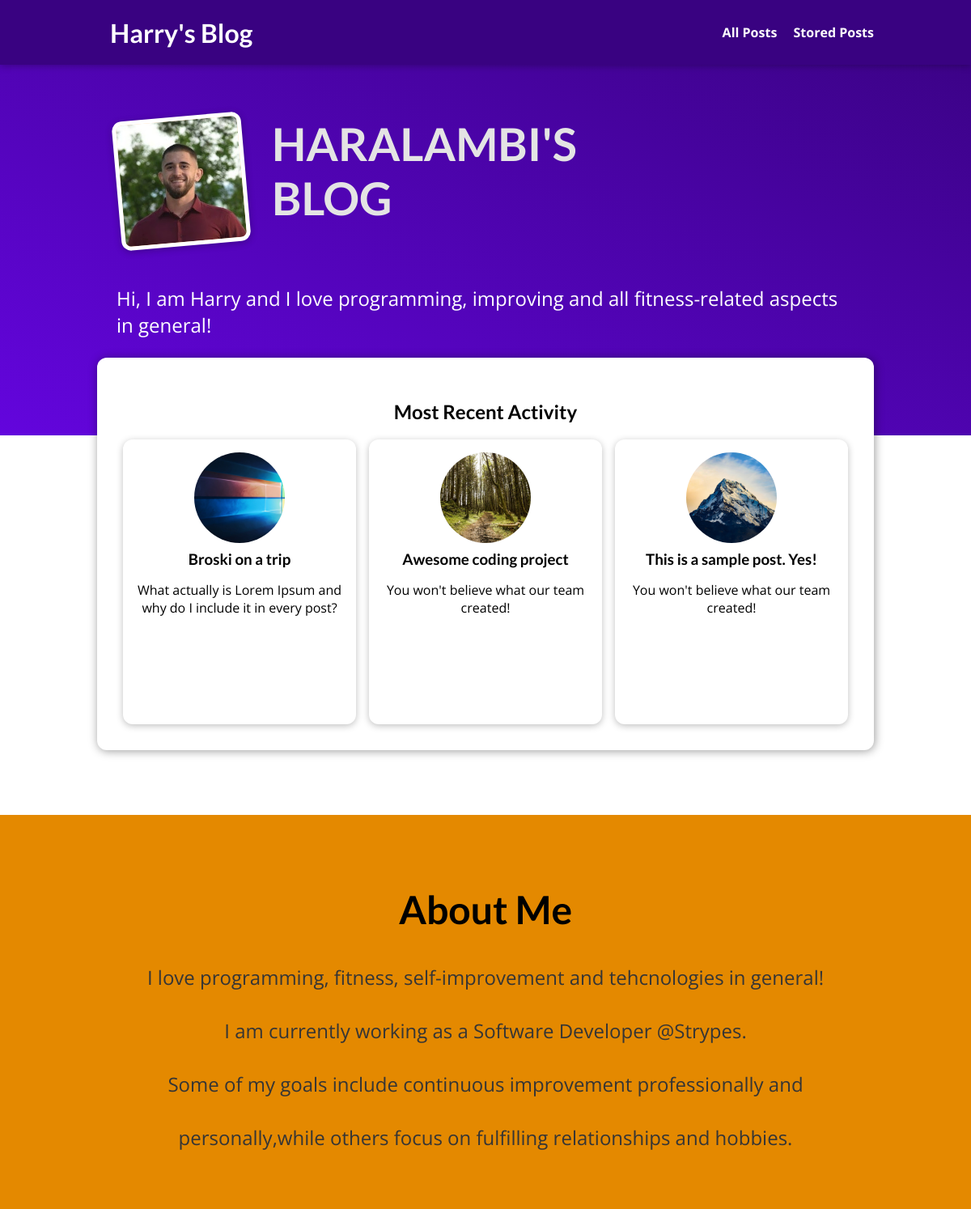
The page / on the database its author committed.
### blog/models.py (models this page shows, shortened)
class Post(models.Model):
    title = models.CharField(max_length=150)
    excerpt = models.CharField(max_length=200)
    image = models.ImageField(upload_to="posts", null=True)
    date = models.DateField(auto_now=True, null=True)
    slug = models.SlugField(unique=True, null=True, db_index=True) #added db_index for faster querying
    content = models.TextField(validators=[MinLengthValidator(20)])
    tags = models.ManyToManyField(Tag)
    author = models.ForeignKey("Author", on_delete=models.SET_NULL, null=True, related_name="posts")

### blog/views.py (the view)
# urls.py: path("", views.IndexView.as_view(), name="index"),
class IndexView(ListView):
    template_name = "blog/index.html"
    model = Post
    ordering = ["-date",]
    context_object_name = "posts"
    def get_queryset(self):
        query_set = super().get_queryset()
        data = query_set[:3]
        return data

### blog/templates/blog/index.html (shortened to what this page needs)
{% extends 'base.html' %}
{% load static %}
{% block css_files %}
    <link rel="stylesheet" href="{% static "blog/post.css" %}" />
    <link rel="stylesheet" href="{% static "blog/index.css" %}" />
{% endblock %}
{% block content %}
    <section id="welcome">
        <header>
            <img src="{% static "blog/images/2.png" %}" alt="The Author Of This Blog" />
            <h2>HARALAMBI'S BLOG</h2>
        </header>
        <p>Hi, I am Harry and I love programming,
             improving and all fitness-related aspects in general!</p>
    </section>
    <section id="latest-posts">
        <h2>Most Recent Activity</h2>
        <ul>
            {% for post in posts %}
                {% include "blog/includes/post.html" %}
            {% endfor %}
        </ul>
    </section>
    <section id="about">
        <h2>About Me</h2>
        <p>I love programming, fitness, self-improvement and tehcnologies in general!<br><br>
            I am currently working as a Software Developer @Strypes.<br><br>
            Some of my goals include continuous improvement professionally and<br><br>
            personally,while others focus on fulfilling relationships and hobbies.
        </p>
    </section>
{% endblock  %}

### blog/templates/blog/includes/post.html
<li>
    <article class="post">
        <a href="{% url "post-details" post.slug %}">
            <img src="{{ post.image.url }}" alt="{{ post.title }}" />
            <div class="post__content">
                <h3>{{ post.title }}</h3>
                <p>
                    {{ post.excerpt }}
                </p>
            </div>
        </a>
    </article>
</li>

### static/app.css (style rules this page uses)
* { box-sizing: border-box; }
html { font-family: 'Open Sans', 'Lato', sans-serif; }
body { margin: 0; }
h1, h2, h3 { font-family: 'Lato', sans-serif; font-weight: bold; }

### blog/static/blog/post.css (style rules this page uses)
.post { display: flex; flex-direction: column; align-items: center; text-align: center; }
.post a { text-decoration: none; color: black; transition: all 0.2s ease; padding: 1rem; }
.post img { width: 5rem; height: 5rem; object-fit: cover; border-radius: 50%; }
.post h3 { margin: 0.25rem 0; }
.post img { width: 7rem; height: 7rem; }
.post a { height: 22rem; transform-origin: center; box-shadow: 0 2px 8px rgba(0, 0, 0, 0.25); border-radius: 12px; background-color: white; }

### blog/static/blog/index.css (style rules this page uses)
#welcome { background: linear-gradient(to right top, #6305dd, #390281); padding: 6rem 12%; }
#welcome header { display: flex; align-items: flex-start; margin: 3rem auto; }
#welcome img { width: 10rem; height: 10rem; object-fit: cover; object-position: top; border: 5px solid white; border-radius: 12px; background-color: #ffe1bf; transform: rotateZ(-5deg); box-shadow: 0 2px 8px rgba(0, 0, 0, 0.25); }
#welcome h2 { font-size: 3.5rem; margin: 0 0 0 2rem; color: #e4e4e4; width: 10rem; }
#welcome p { color: white; font-size: 1.5rem; }
#latest-posts { background-color: white; padding: 2rem; border-radius: 12px; width: 60rem; margin: -6rem auto 2rem auto; box-shadow: 1px 1px 12px rgba(0, 0, 0, 0.4); }
#latest-posts h2 { text-align: center; }
#latest-posts ul { list-style: none; margin: 0; padding: 0; display: flex; gap: 1rem; }
#latest-posts li { flex: 1; }
#about { text-align: center; padding: 3rem; background-color: #e48900; margin-top: 5rem; }
#about h2 { font-size: 3rem; }
#about p { font-size: 1.5rem; color: #353535; }

### rows shown on the page
Post: image (picture), title "Broski on a trip", excerpt "What actually is Lorem Ipsum and why do I include it in every post?"
Post: image (picture), title "Awesome coding project", excerpt "You won't believe what our team created!"
Post: image (picture), title "This is a sample post. Yes!", excerpt "You won't believe what our team created!"
